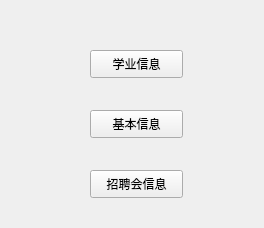
<?xml version="1.0" encoding="UTF-8"?>
<ui version="4.0">
 <class>Form</class>
 <widget class="QWidget" name="Form">
  <property name="geometry">
   <rect>
    <x>0</x>
    <y>0</y>
    <width>264</width>
    <height>228</height>
   </rect>
  </property>
  <property name="windowTitle">
   <string>Form</string>
  </property>
  <widget class="QPushButton" name="pushButton">
   <property name="geometry">
    <rect>
     <x>90</x>
     <y>50</y>
     <width>93</width>
     <height>28</height>
    </rect>
   </property>
   <property name="text">
    <string>学业信息</string>
   </property>
  </widget>
  <widget class="QPushButton" name="pushButton_2">
   <property name="geometry">
    <rect>
     <x>90</x>
     <y>110</y>
     <width>93</width>
     <height>28</height>
    </rect>
   </property>
   <property name="text">
    <string>基本信息</string>
   </property>
  </widget>
  <widget class="QPushButton" name="pushButton_3">
   <property name="geometry">
    <rect>
     <x>90</x>
     <y>170</y>
     <width>93</width>
     <height>28</height>
    </rect>
   </property>
   <property name="text">
    <string>招聘会信息</string>
   </property>
  </widget>
 </widget>
 <resources/>
 <connections/>
</ui>
